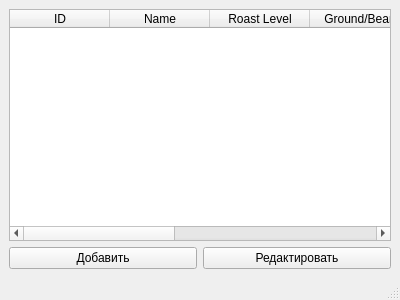
<?xml version="1.0" encoding="UTF-8"?>
<ui version="4.0">
 <class>MainWindow</class>
 <widget class="QMainWindow" name="MainWindow">
  <property name="geometry">
   <rect>
    <x>0</x>
    <y>0</y>
    <width>400</width>
    <height>300</height>
   </rect>
  </property>
  <property name="windowTitle">
   <string>Coffee Information</string>
  </property>
  <widget class="QWidget" name="centralwidget">
   <layout class="QVBoxLayout" name="verticalLayout">
    <item>
     <widget class="QTableWidget" name="tableWidget">
      <column>
       <property name="text">
        <string>ID</string>
       </property>
      </column>
      <column>
       <property name="text">
        <string>Name</string>
       </property>
      </column>
      <column>
       <property name="text">
        <string>Roast Level</string>
       </property>
      </column>
      <column>
       <property name="text">
        <string>Ground/Bean</string>
       </property>
      </column>
      <column>
       <property name="text">
        <string>Description</string>
       </property>
      </column>
      <column>
       <property name="text">
        <string>Price</string>
       </property>
      </column>
      <column>
       <property name="text">
        <string>Package Volume</string>
       </property>
      </column>
     </widget>
    </item>
    <item>
     <layout class="QHBoxLayout" name="buttonLayout">
      <item>
       <widget class="QPushButton" name="addButton">
        <property name="text">
         <string>Добавить</string>
        </property>
       </widget>
      </item>
      <item>
       <widget class="QPushButton" name="editButton">
        <property name="text">
         <string>Редактировать</string>
        </property>
       </widget>
      </item>
     </layout>
    </item>
   </layout>
  </widget>
  <widget class="QMenuBar" name="menubar"/>
  <widget class="QStatusBar" name="statusbar"/>
 </widget>
 <resources/>
 <connections/>
</ui> 
